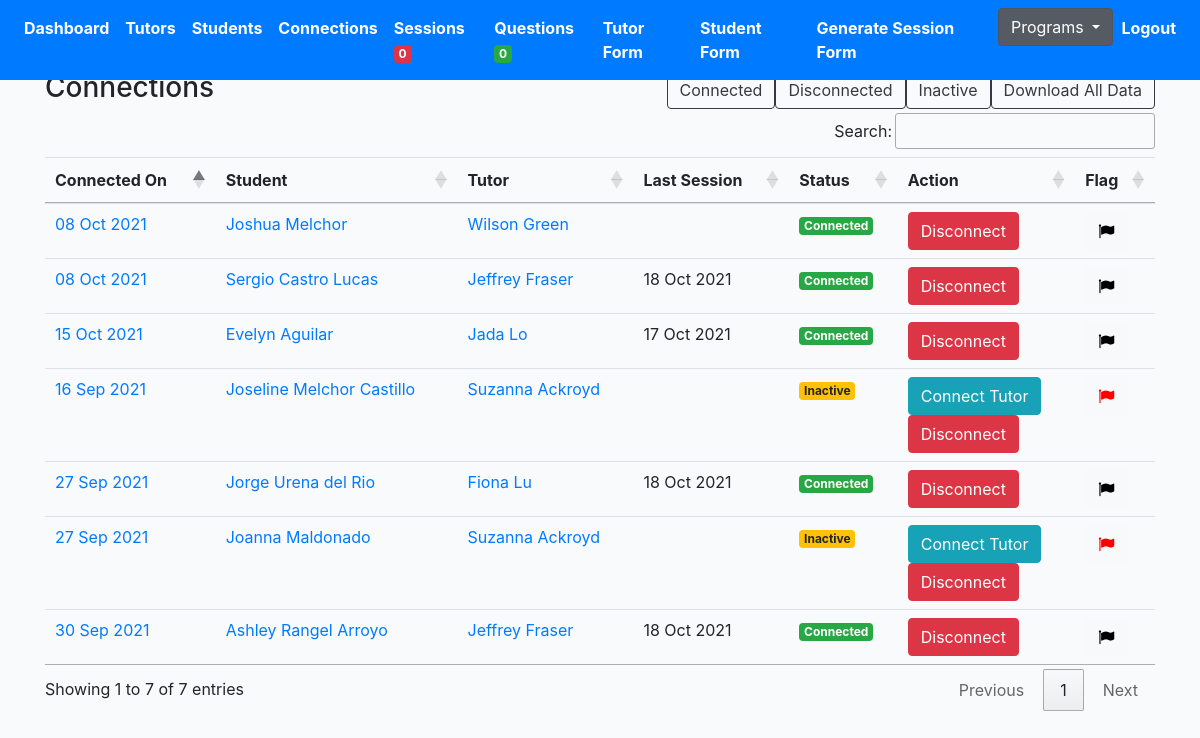
The app's page /tutoring/connections/ (signed in), older data.
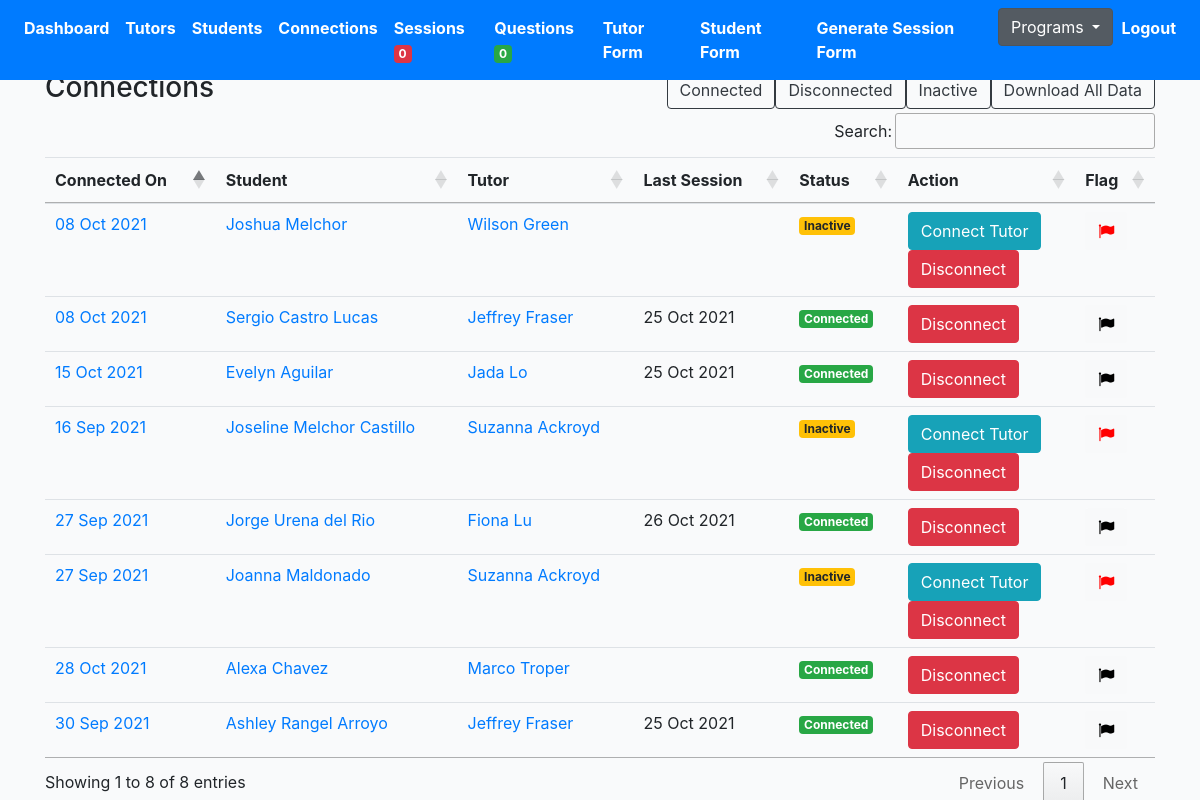
The same page, newer data.
### profiles/models.py (models this page shows, shortened)
class Connection(models.Model):
    created = models.DateTimeField(auto_now_add=True)
    student = models.ForeignKey(Profile, on_delete=models.CASCADE, related_name='student')
    tutor = models.ForeignKey(Profile, on_delete=models.CASCADE, related_name='tutor')
    status = models.CharField(max_length=200, choices=STATUS_CHOICES)
    updated = models.DateTimeField(auto_now=True)
    flag = models.BooleanField(default=False)
    note = models.TextField(null=True, blank=True, max_length=1000)
    def get_absolute_url(self):
        return reverse("profiles:connection-detail-view", kwargs={"pk": self.pk})
    def get_sessions(self):
        return self.session_set.filter(submit_status=True).order_by('-updated')[:1]

class Profile(models.Model):
    role = models.CharField(max_length=200, choices=ROLE_CHOICES_PROFILE, null=True)
    avatar = models.ImageField(default='avatar.png', upload_to='avatars/')
    first_name = models.CharField(max_length=200, blank=True)
    last_name = models.CharField(max_length=200, blank=True)
    email = models.EmailField(max_length=200, blank=True)
    student_grade = models.CharField(null=True, blank=True, max_length=200, choices=STUDENT_GRADE_CHOICES)
    grade = models.CharField(null=True, blank=True, max_length=200, choices=GRADE_CHOICES)
    academic_advisor = models.ForeignKey(Academicadvisor, null=True, blank=True, on_delete=models.CASCADE, related_name='academic_advisor')
    academic_advisor_email = models.EmailField(max_length=200, blank=True)
    subjects = models.ManyToManyField(Subject, blank=True, related_name='subjects')
    school = models.CharField(max_length=200, blank=True)
    friends = models.ManyToManyField("self", blank=True, related_name='testfriends')
    updated = models.DateTimeField(auto_now=True)
    created = models.DateTimeField(auto_now_add=True)
    slug = models.SlugField(unique=True, blank=True)
    flag = models.BooleanField(default=False)
    parent1_first_name = models.CharField(max_length=200, blank=True)
    parent1_last_name = models.CharField(max_length=200, blank=True)
    parent1_phone = models.CharField(max_length=200, blank=True)
    parent1_email = models.EmailField(max_length=200, blank=True)
    student_capacity = models.IntegerField(null=True, blank=True)
    phone = models.CharField(max_length=200, blank=True)
    question = models.TextField(null=True, blank=True, max_length=1000)
    languages = models.ManyToManyField(Language, blank=True, related_name='subjects')
    comfortable_share_phone = models.BooleanField(default=False)
    permission_share_grade = models.BooleanField(default=False)
    optional_school_loop_profile_link = models.TextField(null=True, blank=True, max_length=500)
    optional_school_loop_username = models.TextField(null=True, blank=True, max_length=500)
    optional_school_loop_password = models.TextField(null=True, blank=True, max_length=500)
    parent_languages = models.CharField(null=True, blank=True, max_length=200, choices=LANGUAGE_CHOICES)
    age = models.IntegerField(null=True, blank=True)
    ethnic = models.CharField(null=True, blank=True, max_length=200, choices=ETHNIC_CHOICES)
    note = models.TextField(null=True, blank=True, max_length=1000)
    interest = models.ManyToManyField(Interest, blank=True, related_name='interest')
    check = models.CharField(null=True, blank=True, max_length=200, choices=YES_NO)
    status = models.CharField(null=True, blank=True, max_length=200, choices=PROFILE_STATUS, default='active')
    def get_absolute_url(self):
        return reverse("profiles:profile-detail-view", kwargs={"slug": self.slug})
    __initial_first_name = None
    __initial_last_name = None
    def __init__(self, *args, **kwargs):
        super().__init__(*args, **kwargs)
        self.__initial_first_name = self.first_name
        self.__initial_last_name = self.last_name

class Session(models.Model):
    connection = models.ForeignKey(Connection, on_delete=models.CASCADE)
    meet = models.IntegerField(null=True, blank=True)
    length = models.FloatField(null=True, blank=True)
    subjects = models.ManyToManyField(Subject, blank=True, related_name='sessionsubjects')
    updated = models.DateTimeField(auto_now=True, null=True, blank=True)
    created = models.DateTimeField(auto_now_add=True)
    help = models.TextField(null=True, blank=True, max_length=1000)
    support = models.ManyToManyField(Support, blank=True, related_name='supports')
    othersupport = models.CharField(null=True, blank=True, max_length=200)
    rate = models.IntegerField(null=True, blank=True)
    productivity = models.IntegerField(null=True, blank=True)
    question = models.TextField(null=True, blank=True, max_length=1000)
    disconnect = models.CharField(null=True, blank=True, max_length=200, choices=CONT_STATUS_CHOICES)
    submit_status = models.BooleanField(default=False)
    flag = models.BooleanField(default=False)
    reason_disconnect= models.TextField(null=True, blank=True, max_length=1000)
    urgent_check = models.BooleanField(default=False)

### profiles/views.py (the view)
# urls.py: path('connections/', ConnectionListView.as_view(), name='connection-list'),
@method_decorator(login_required, name='dispatch')
@method_decorator(allowed_users(allowed_roles=['tutor', 'admin']), name='dispatch')
class ConnectionListView(ListView):
    model = Connection
    template_name = 'tutor/connection-list.html'
    def get_queryset(self):
        qs = Connection.objects.all().order_by('-created')
        return qs

### cprofiles/context_processors.py (called while the page is built)
def choice_question(request):
    if(request.user.id):
        choice_unanswered_question_num = Question.objects.filter(status="UNANSWERED").count()
        choice_session_flag_num = Session.objects.filter(flag=True).count()
        return {
            'choice_unanswered_question_num' : choice_unanswered_question_num,
            'choice_session_flag_num' : choice_session_flag_num
        }
    return {}

### middleschool/context_processors.py (called while the page is built)
def middle_school_question(request):
    if(request.user.id):
        middle_school_unanswered_question_num = Question.objects.filter(status="UNANSWERED").count()
        middle_school_session_flag_num = Session.objects.filter(flag=True).count()
        return {
            'middle_school_unanswered_question_num' : middle_school_unanswered_question_num,
            'middle_school_session_flag_num' : middle_school_session_flag_num
        }
    return {}

### mprofiles/context_processors.py (called while the page is built)
def mentor_question(request):
    if(request.user.id):
        mentor_unanswered_question_num = Question.objects.filter(status="UNANSWERED").count()
        mentor_session_flag_num = Session.objects.filter(flag=True).count()
        return {
            'mentor_unanswered_question_num' : mentor_unanswered_question_num,
            'mentor_session_flag_num' : mentor_session_flag_num
        }
    return {}

### profiles/context_processors.py (called while the page is built)
def high_school_question(request):
    if(request.user.id):
        high_school_unanswered_question_num = Question.objects.filter(status="UNANSWERED").count()
        high_school_session_flag_num = Session.objects.filter(flag=True).count()
        return {
            'high_school_unanswered_question_num' : high_school_unanswered_question_num,
            'high_school_session_flag_num' : high_school_session_flag_num
        }
    return {}

### templates/tutor/connection-list.html (shortened to what this page needs)
{% extends 'base.html' %}
{% load static %}
{% block stylesheet %}{% static '/css/my_invites.css' %}{% endblock %}
{% block content %}
<div class="row">
    <div class="col-auto mr-auto">
        <h3>Connections</h3>
    </div>
    <div class="col-auto">
        <div class="btn-group" role="group" aria-label="Basic example">
            <form action="{% url 'profiles:search-connection' %}" method="POST">
                <button type="submit" class="btn btn-outline-dark">Connected</button>
            </form>
            <form action="{% url 'profiles:search-connection' %}" method="POST">
                <button type="submit" class="btn btn-outline-dark">Disconnected</button>
            </form>
            <form action="{% url 'profiles:search-connection' %}" method="POST">
                <button type="submit" class="btn btn-outline-dark">Inactive</button>
            </form>
            <form action="{% url 'profiles:export-tutoring-connection-list' %}" method="POST">
                <button type="submit" class="btn btn-outline-dark">Download All Data</button>
            </form>
        </div>
    </div>
</div>
<div class="table-responsive-lg">
    <table id="myTable" class="table">
        <thead>
            <tr>
                <th scope="col">Connected On</th>
                <th scope="col">Student</th>
                <th scope="col">Tutor</th>
                <th scope="col">Last Session</th>
                <th scope="col">Status</th>
                <th scope="col">Action</th>
                <th scope="col">Flag</th>
            </tr>
        </thead>
        <tbody>
            {% for obj in object_list %}
            <tr>
                <td><a href="{{obj.get_absolute_url}}">{{obj.created|date:"d M Y"}}</a></td>
                <td><a href="{{obj.student.get_absolute_url}}">{{obj.student.first_name}} {{obj.student.last_name}}</a>
                </td>
                <td><a href="{{obj.tutor.get_absolute_url}}">{{obj.tutor.first_name}} {{obj.tutor.last_name}}</a></td>
                <td>{% for session in obj.get_sessions %}{{session.updated|date:"d M Y"}}{% endfor %}</td>
                <td>
                    {% if obj.status == 'connected' %}
                    <div><span class="badge badge-success">Connected</div>
                    {% elif obj.status == 'disconnected' %}
                    <div><span class="badge badge-danger">Disconnected</div>
                    {% elif obj.status == 'inactive' %}
                    <div><span class="badge badge-warning">Inactive</div>
                    {% endif %}
                </td>
                <td>
                    {% if obj.status == 'connected' %}
                    <form action="{% url 'profiles:remove-connect' %}" method="POST">
                        <button type="submit" class="btn btn-danger">Disconnect</button>
                    </form>
                    {% elif obj.status == 'disconnected' %}
                    <a href="{% url 'profiles:student-detail-view' obj.student.slug %}"><button type="submit"
                            class="btn btn-info">Connect Tutor</button></a>
                    {% elif obj.status == 'inactive' %}
                    <a href="{% url 'profiles:student-detail-view' obj.student.slug %}"><button type="submit"
                            class="btn btn-info">Connect Tutor</button></a>
                    <form action="{% url 'profiles:remove-connect' %}" method="POST">
                        <button type="submit" class="btn btn-danger">Disconnect</button>
                    </form>
                    {% endif %}
                </td>
                <td>
                    <form action="{% url 'profiles:flag-connection' %}" method="POST" class='like-form' id='{{obj.id}}'>
                        <button type="submit" class="like_btn btn btn-light like-btn{{obj.id}}">
                            {% if obj.flag == False %}
                            <i class="fa fa-flag thumb{{obj.id}}" style="color:black"></i>
                            {% else %}
                            <i class="fa fa-flag thumb{{obj.id}}" style="color:red"></i>
                            {% endif %}
                        </button>
                    </form>
                </td>
            </tr>
            {% endfor %}
        </tbody>
    </table>
</div>
{% endblock content %}

### templates/base.html (shortened to what this page needs)
{% load static %}
<!DOCTYPE html>
<html lang="en">
<head>
    <link href="https://netdna.bootstrapcdn.com/bootstrap/4.4.1/css/bootstrap.min.css" rel="stylesheet">
    <link href="https://maxcdn.bootstrapcdn.com/font-awesome/4.3.0/css/font-awesome.min.css" rel="stylesheet">
    <link rel="stylesheet" href="https://cdnjs.cloudflare.com/ajax/libs/Chart.js/2.8.0/Chart.min.css"
 />
    <link rel="stylesheet" type="text/css" href="https://cdn.datatables.net/1.10.22/css/jquery.dataTables.min.css">
    <link rel="stylesheet" href="{% static '/css/base.css' %}">
    <link rel="stylesheet" href="{% block stylesheet %}{% endblock %}">
    <link href="https://nightly.datatables.net/css/jquery.dataTables.css" rel="stylesheet" type="text/css" />
    <link rel="stylesheet" type="text/css"
        href="https://cdnjs.cloudflare.com/ajax/libs/select2/4.0.3/css/select2.min.css">
    <link href="//cdn.datatables.net/buttons/1.6.2/css/buttons.dataTables.min.css" rel="stylesheet" />
</head>
<body>
    <header class="pb-3">
        {% include 'navbar.html' %}
    </header>
    <div class="container">
        {% block content %}
        {% endblock content %}
    </div>
</body>
</html>

### templates/navbar.html (shortened to what this page needs)
<nav class="navbar navbar-expand-lg navbar-dark bg-primary fixed-top">
    <div class="collapse navbar-collapse" id="navbarSupportedContent">
        <ul class="navbar-nav mr-auto">
            <li class="nav-item active">
                <a class="nav-link" style="font-weight: bold" href="{% url 'profiles:dashboard' %}">Dashboard</a>
            </li>
            <li class="nav-item active">
                <a class="nav-link" style="font-weight: bold" href="{% url 'profiles:tutor-profiles-view' %}">Tutors</a>
            </li>
            <li class="nav-item active">
                <a class="nav-link" style="font-weight: bold"
                    href="{% url 'profiles:student-profiles-view' %}">Students</a>
            </li>
            <li class="nav-item active">
                <a class="nav-link" style="font-weight: bold"
                    href="{% url 'profiles:connection-view' %}">Connections</a>
            </li>
            <li class="nav-item active">
                <a class="nav-link" style="font-weight: bold" href="{% url 'profiles:session-view' %}">Sessions <span class="badge badge-danger">{{high_school_session_flag_num}}</span></a>
            </li>
            <li class="nav-item active">
                <a class="nav-link" style="font-weight: bold" href="{% url 'profiles:question-list-view' %}">Questions <span class="badge badge-success">{{high_school_unanswered_question_num}}</span></a>
            </li>
        </ul>
        <ul class="navbar-nav ml-auto">
            <li class="nav-item active">
                <a class="nav-link" style="font-weight: bold" href="{% url 'profiles:tutor-profile-form' %}"
                    target="_blank">Tutor Form</a>
            </li>
            <li class="nav-item active">
                <a class="nav-link" style="font-weight: bold" href="{% url 'profiles:student-profile-form' %}"
                    target="_blank">Student Form</a>
            </li>
            {% ifequal user.groups.all.0.name "admin" %}
            <li class="nav-item active">
                <a class="nav-link" style="font-weight: bold" href="{% url 'profiles:generate-session-form' %}">Generate
                    Session Form</a>
            </li>
            <div class="dropdown show">
                <a class="btn btn-secondary dropdown-toggle" href="#" role="button" id="dropdownMenuLink"
                    data-toggle="dropdown" aria-haspopup="true" aria-expanded="false">
                    Programs
                </a>
            </div>
            {% endifequal %}
            <li class="nav-item active">
                <a class="nav-link" style="font-weight: bold" href="{% url 'logout' %}">Logout</a>
            </li>
        </ul>
    </div>
</nav>

### core/static/css/base.css (style rules this page uses)
.container { width: 100%; padding-right: 15px; padding-left: 15px; margin-right: auto; margin-left: auto; margin-top: 55px; }
body { background:#FAFAFA; }

### core/static/css/my_invites.css (style rules this page uses)
body { margin-top:20px; background:#FAFAFA; }
body { background-color: #f9fafb; margin-top:0px; }

Row changes from the older to the newer data that the page shows:
added Connection: created "28 Oct 2021", student.first_name "Alexa", student.last_name "Chavez", tutor.first_name "Marco", tutor.last_name "Troper", status "Connected"
computed for Connection "15 Oct 2021": loses Session (updated "17 Oct 2021")
added Session: updated "25 Oct 2021", shown under Connection "15 Oct 2021"
changed Connection "Joshua": flag False → True (drawn); status "Connected" → "Inactive Connect Tutor"
computed for Connection "Sergio": loses Session (updated "18 Oct 2021")
added Session: updated "25 Oct 2021", shown under Connection "Sergio"
computed for Connection "30 Sep 2021": loses Session (updated "18 Oct 2021")
added Session: updated "25 Oct 2021", shown under Connection "30 Sep 2021"
computed for Connection "Jorge": loses Session (updated "18 Oct 2021")
added Session: updated "26 Oct 2021", shown under Connection "Jorge"
Text that changed along with them:
text written by a page script: "Search: Showing 1 to 7 of 7 entries Previous 1 Next" → "Search: Showing 1 to 8 of 8 entries Previous 1 Next"
